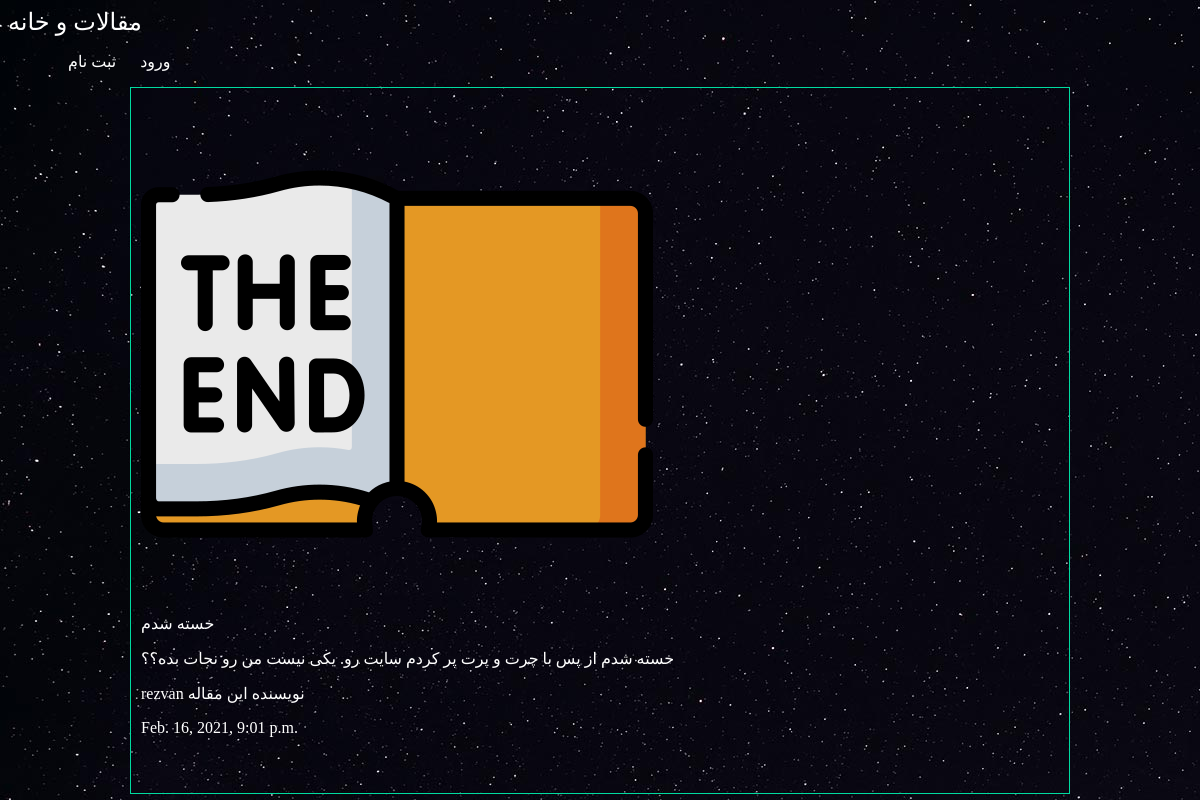
The page /articles/tired on the database its author committed.
### articles/models.py (models this page shows, shortened)
class Articles(models.Model):
    title = models.CharField(max_length=100)
    slug = models.SlugField()
    body = models.TextField()
    date = models.DateTimeField(auto_now=True)
    author = models.ForeignKey(User, default=None, on_delete=models.CASCADE)
    image = models.ImageField(default='default.jpg', blank=True)

### articles/views.py (the view)
# urls.py: path('<slug:slug>', views.articles_detail, name="detail")
def articles_detail(request, slug):
    article = models.Articles.objects.get(slug=slug)
    return render(request, 'articles/articles_detail.html', {'article': article})

### articles/templates/articles/articles_detail.html (shortened to what this page needs)
{% extends 'base.html' %}
{% block content %}
    <div class="article_detail">
        <div class="article">
            <img src="{{ article.image.url }}" alt=""/>
            <h4>
                {{ article.title }}
            </h4>
            <p>
                {{ article.body }}
            </p>
            <p>
                {{ article.author }}
                نویسنده این مقاله
            </p>
            <p>
                {{ article.date }}
            </p>
        </div>
    </div>
{% endblock %}

### assets/style.css (style rules this page uses)
body { background-color: #0f121f; background-image: url(stars.jpg); background-repeat-y: no-repeat; background-attachment: fixed; color: #fff; }
body * { font-family: "B Koodak"; }
h1, h2, h3, h4, h5 { font-weight: normal; margin: 0; }
.article { margin: 10px; border: 1px solid #00dba0; position: relative; padding: 10px 10px 40px; }

### rows shown on the page
Articles: image (picture), title "خسته شدم", body "خسته شدم از پس با چرت و پرت پر کردم سایت رو. یکی نیست من رو نجات بده؟؟", author "rezvan", date "Feb. 16, 2021, 9:01 p.m."
